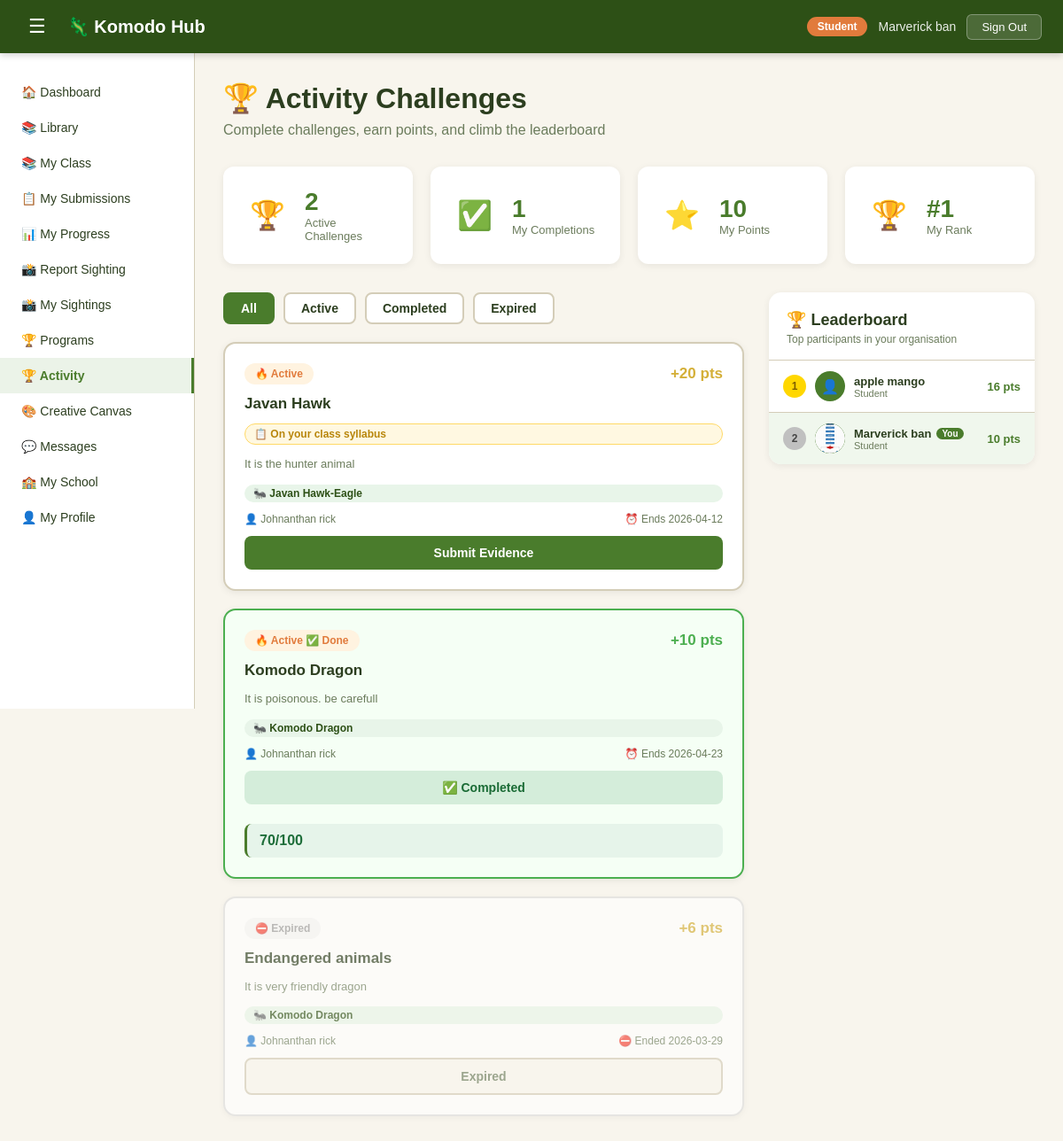
The app's page /activities (signed in) with its own data.
### tables this page shows
CREATE TABLE user(
    user_id INTEGER PRIMARY KEY AUTOINCREMENT,
    fullname TEXT NOT NULL,
    email TEXT NOT NULL,
    role TEXT,
    password TEXT NOT NULL,
    organization_id INTEGER, avatar TEXT, phone TEXT, location TEXT, created_at TIMESTAMP DEFAULT '2025-01-01', status TEXT DEFAULT 'active', points INTEGER DEFAULT 0,
    FOREIGN KEY (organization_id) REFERENCES organization(organization_id)
);

CREATE TABLE challenge (
    challenge_id INTEGER PRIMARY KEY AUTOINCREMENT,
    title TEXT NOT NULL,
    description TEXT NOT NULL,
    points INTEGER NOT NULL DEFAULT 10,
    duration_days INTEGER NOT NULL DEFAULT 7,
    deadline TIMESTAMP NOT NULL,
    species_focus TEXT,
    created_by INTEGER NOT NULL,
    organization_id INTEGER NOT NULL,
    created_at TIMESTAMP DEFAULT CURRENT_TIMESTAMP,
    FOREIGN KEY (created_by) REFERENCES user(user_id),
    FOREIGN KEY (organization_id) REFERENCES organization(organization_id)
);

### app.py (the view, shortened to what this page needs)
@app.route('/activities')
def get_activities():
    if 'user_id' not in session:
        return redirect(url_for('login_get'))
    user = db.fetch_one('SELECT * FROM user WHERE user_id = ?', (session['user_id'],))
    org_id = session.get('organization_id')
    now = datetime.now().strftime('%Y-%m-%d %H:%M:%S')
    now = datetime.now().strftime('%Y-%m-%d %H:%M:%S')
    if session['role'] in ['teacher', 'school-admin', 'principal', 'community-admin']:
        sql = '''
            SELECT c.*,
                u.fullname as creator_name,
                (SELECT COUNT(*) FROM challenge_submission cs
                    WHERE cs.challenge_id = c.challenge_id) as submission_count,
                NULL as my_submission_id,
                CASE WHEN c.deadline < ? THEN 'expired' ELSE 'active' END as status
            FROM challenge c
            JOIN user u ON c.created_by = u.user_id
            WHERE c.organization_id = ?
            ORDER BY c.created_at DESC
        '''
        challenges = db.fetch_query(sql, (now, org_id))
    elif session['role'] == 'student':
        sql = '''
            SELECT c.*,
                u.fullname as creator_name,
                (SELECT COUNT(*) FROM challenge_submission cs
                    WHERE cs.challenge_id = c.challenge_id) as submission_count,
                (SELECT submission_id FROM challenge_submission cs
                    WHERE cs.challenge_id = c.challenge_id AND cs.student_id = ?) as my_submission_id,
                (SELECT ag.score FROM challenge_submission cs
                    JOIN assessment_grade ag ON ag.submission_id = cs.submission_id
                    WHERE cs.challenge_id = c.challenge_id AND cs.student_id = ?) as my_score,
                (SELECT ag.feedback FROM challenge_submission cs
                    JOIN assessment_grade ag ON ag.submission_id = cs.submission_id
                    WHERE cs.challenge_id = c.challenge_id AND cs.student_id = ?) as my_feedback,
                CASE WHEN c.deadline < ? THEN 'expired' ELSE 'active' END as status,
                -- NEW: check if this challenge is in the student's class syllabus
                CASE WHEN EXISTS (
                    SELECT 1 FROM syllabus_activity sa
                    JOIN syllabus_topic st ON sa.topic_id = st.topic_id
                    JOIN class_enrollment ce ON ce.class_id = st.class_id
                    WHERE sa.linked_challenge_id = c.challenge_id
                    AND ce.student_id = ?
                ) THEN 1 ELSE 0 END as is_in_syllabus
            FROM challenge c
            JOIN user u ON c.created_by = u.user_id
            JOIN challenge_class cc ON cc.challenge_id = c.challenge_id
            JOIN class_enrollment ce ON ce.class_id = cc.class_id AND ce.student_id = ?
            WHERE c.organization_id = ?
            GROUP BY c.challenge_id
            ORDER BY c.created_at DESC
        '''
        challenges = db.fetch_query(sql, (
            session['user_id'], session['user_id'], session['user_id'],
            now,
            session['user_id'],  # ← new param for is_in_syllabus
            session['user_id'], org_id,
        ))
    else:
        challenges = []
    active_count = sum(1 for c in challenges if c['status'] == 'active')
    if session['role'] in ['student', 'community-member']:
        completed_count = db.fetch_one(
            'SELECT COUNT(*) as count FROM challenge_submission WHERE student_id = ?',
            (session['user_id'],)
        )['count']
        points = user['points'] or 0
    leaderboard = db.fetch_query(
        '''SELECT fullname, points, avatar, role FROM user
           WHERE organization_id = ? AND role IN ('student', 'community-member')
           ORDER BY points DESC LIMIT 10''',
        (org_id,)
    )
    species = db.fetch_query('SELECT common_name FROM species ORDER BY common_name')
    challenges_list = [dict(c) for c in challenges]
    if session['role'] in ['teacher', 'school-admin', 'principal']:
        for c in challenges_list:
            rows = db.fetch_query('''
                SELECT DISTINCT cl.name as class_name
                FROM syllabus_activity sa
                JOIN syllabus_topic st ON sa.topic_id = st.topic_id
                JOIN class cl ON st.class_id = cl.class_id
                WHERE sa.linked_challenge_id = ?
                AND cl.teacher_id = ?
            ''', (c['challenge_id'], session['user_id']))
            c['linked_classes'] = [r['class_name'] for r in rows]
    else:
        challenges_list = challenges_list  # already dicts, no linked_classes needed
    return render_template('shared/activity.html',
        user=user,
        challenges=challenges_list,
        active_count=active_count,
        completed_count=completed_count,
        points=points,
        leaderboard=leaderboard,
        species=species
    )

### templates/shared/activity.html (shortened to what this page needs)
<!DOCTYPE html>
<html lang="en">
<head>
    <link rel="stylesheet" href="{{ url_for('static', filename='css/style.css') }}">
    <link rel="stylesheet" href="{{ url_for('static', filename='css/dashboard.css') }}">
    <link rel="stylesheet" href="{{ url_for('static', filename='css/tabs/activity.css') }}">
</head>
<body class="dashboard-body">
    {% include 'shared/navbar.html' %}
    <div class="dash-layout">
        {% include 'shared/sidebar.html' %}
        <main class="dash-main">
            <div class="page-header">
                <h1>&#127942; Activity Challenges</h1>
                <p>
                    {% if user['role'] in ['teacher', 'community-admin'] %}
                        Create challenges and track participant progress
                    {% else %}
                        Complete challenges, earn points, and climb the leaderboard
                    {% endif %}
                </p>
            </div>
            <div class="activity-stats">
                <div class="stat-box">
                    <div class="stat-icon">&#127942;</div>
                    <div class="stat-info">
                        <div class="stat-number">{{ active_count }}</div>
                        <div class="stat-label">Active Challenges</div>
                    </div>
                </div>
                <div class="stat-box">
                    <div class="stat-icon">&#9989;</div>
                    <div class="stat-info">
                        <div class="stat-number">{{ completed_count }}</div>
                        <div class="stat-label">
                            {% if user['role'] in ['teacher', 'community-admin', 'school-admin', 'principal'] %}
                                Total Submissions
                            {% else %}
                                My Completions
                            {% endif %}
                        </div>
                    </div>
                </div>
                {% if user['role'] in ['student', 'community-member'] %}
                <div class="stat-box">
                    <div class="stat-icon">&#11088;</div>
                    <div class="stat-info">
                        <div class="stat-number">{{ points }}</div>
                        <div class="stat-label">My Points</div>
                    </div>
                </div>
                <div class="stat-box">
                    <div class="stat-icon">&#127942;</div>
                    <div class="stat-info">
                        <div class="stat-number">#{{ leaderboard | selectattr('user_id', 'defined') | list | length + 1 }}</div>
                        <div class="stat-label">My Rank</div>
                    </div>
                </div>
                {% endif %}
            </div>
            <div class="activity-layout">
                <div class="challenges-section">
                    <div class="challenge-filters">
                        <button class="filter-btn active" data-filter="all" onclick="filterChallenges('all', this)">All</button>
                        <button class="filter-btn" data-filter="active" onclick="filterChallenges('active', this)">Active</button>
                        {% if user['role'] in ['student', 'community-member'] %}
                        <button class="filter-btn" data-filter="completed" onclick="filterChallenges('completed', this)">Completed</button>
                        {% endif %}
                        <button class="filter-btn" data-filter="expired" onclick="filterChallenges('expired', this)">Expired</button>
                    </div>
                    <div class="challenges-container" id="challenges-container">
                        {% for c in challenges %}
                        <div class="challenge-card {{ c['status'] }} {% if c.get('my_submission_id') %}done{% endif %}"
                             data-status="{{ c['status'] }}"
                             data-done="{{ '1' if c.get('my_submission_id') else '0' }}"
                             id="challenge-card-{{ c['challenge_id'] }}">
                            <div class="challenge-header">
                                <div class="challenge-badge {{ c['status'] }}-badge">
                                    {% if c['status'] == 'active' %}&#128293; Active
                                    {% elif c['status'] == 'expired' %}&#9940; Expired
                                    {% endif %}
                                    {% if c.get('my_submission_id') %}&#9989; Done{% endif %}
                                </div>
                                <div class="challenge-points {% if c.get('my_submission_id') %}earned{% endif %}">
                                    +{{ c['points'] }} pts
                                </div>
                            </div>
                            <h3 class="challenge-title">{{ c['title'] }}</h3>
                            {% if user['role'] == 'student' and c.get('is_in_syllabus') %}
                            <span class="challenge-syllabus-tag">📋 On your class syllabus</span>
                            {% endif %}
                            <p class="challenge-description">{{ c['description'] }}</p>
                            {% if c['species_focus'] %}
                            <span class="challenge-species-tag">&#128028; {{ c['species_focus'] }}</span>
                            {% endif %}
                            <div class="challenge-meta">
                                <span>&#128100; {{ c['creator_name'] }}</span>
                                {% if c['status'] == 'active' %}
                                <span>&#9200; Ends {{ c['deadline'][:10] }}</span>
                                {% else %}
                                <span>&#9940; Ended {{ c['deadline'][:10] }}</span>
                                {% endif %}
                            </div>
                            {% if user['role'] in ['student', 'community-member'] %}
                                {% if c.get('my_submission_id') %}
                                    <button class="btn-challenge btn-done" disabled>&#9989; Completed</button>
                                    {% if c.get('my_score') is not none %}
                                    <div class="student-grade-display">
                                        <span class="grade-score">{{ c['my_score'] }}/100</span>
                                    </div>
                                    {% else %}
                                    <p class="grade-pending">📋 Awaiting teacher assessment</p>
                                    {% endif %}
                                {% elif c['status'] == 'active' %}
                                <button class="btn-challenge btn-submit"
                                        onclick="openSubmitModal({{ c['challenge_id'] }}, '{{ c['title'] | replace("'", "\'") }}', {{ c['points'] }})">
                                    Submit Evidence
                                </button>
                                {% else %}
                                <button class="btn-challenge btn-expired" disabled>Expired</button>
                                {% endif %}
                            {% endif %}
                        </div>
                        {% endfor %}
                    </div>
                </div>
                <div class="leaderboard-section">
                    <div class="leaderboard-card">
                    <h3 class="leaderboard-title">&#127942; Leaderboard</h3>
                    <p class="leaderboard-subtitle">Top participants in your organisation</p>
                    <div class="leaderboard-list">
                        {% for p in leaderboard %}
                        <div class="leaderboard-item {% if p['fullname'] == user['fullname'] %}is-me{% endif %}">
                            <span class="leaderboard-rank
                                {% if loop.index == 1 %}rank-gold
                                {% elif loop.index == 2 %}rank-silver
                                {% elif loop.index == 3 %}rank-bronze
                                {% endif %}">
                                {{ loop.index }}
                            </span>
                            <div class="leaderboard-avatar">
                                {% if p['avatar'] %}
                                    <img src="{{ url_for('static', filename=p['avatar']) }}"
                                        style="width:100%;height:100%;object-fit:cover;border-radius:50%;">
                                {% else %}
                                    👤
                                {% endif %}
                            </div>
                            <div class="leaderboard-info">
                                <span class="leaderboard-name">
                                    {{ p['fullname'] }}
                                    {% if p['fullname'] == user['fullname'] %}
                                    <span class="you-tag">You</span>
                                    {% endif %}
                                </span>
                                <span class="leaderboard-role">{{ p['role'].replace('-',' ').title() }}</span>
                            </div>
                            <span class="leaderboard-points">{{ p['points'] or 0 }} pts</span>
                        </div>
                        {% else %}
                        <div style="padding:32px; text-align:center; color:var(--text-muted); font-size:14px;">
                            No participants yet.
                        </div>
                        {% endfor %}
                    </div>
                </div>
                </div>
            </div>
        </main>
    </div>
</body>
</html>

### templates/shared/navbar.html
    <nav class="dash-nav">
        <div class="dash-nav-left">
            <button class="sidebar-toggle" onclick="toggleSidebar()">&#9776;</button>
            <a href="/dashboard/{{ user['role'] }}" class="dash-logo">&#129422; Komodo Hub</a>
        </div>
        <div class="dash-nav-right">
            <span class="nav-role-badge">{{ user['role'].replace('-', ' ').title() }}</span>
            <span class="nav-username">{{ user['fullname'] }}</span>
            <button class="btn-signout" onclick="signOut()">Sign Out</button>
        </div>
    </nav>

### records on screen
user: role.replace "Student", fullname "Marverick ban", avatar (picture), shows "You", points "10"
challenge: shows "🔥 Active", points "20", title "Javan Hawk", shows "📋 On your class syllabus", description "It is the hunter animal", species_focus "Javan Hawk-Eagle", creator_name "Johnanthan rick", deadline "2026-04-12"
challenge: shows "🔥 Active", shows "✅ Done", points "10", title "Komodo Dragon", description "It is poisonous. be carefull", species_focus "Komodo Dragon", creator_name "Johnanthan rick", deadline "2026-04-23", my_score "70"
challenge: shows "⛔ Expired", points "6", title "Endangered animals", description "It is very friendly dragon", species_focus "Komodo Dragon", creator_name "Johnanthan rick", deadline "2026-03-29"
user: fullname "apple mango", role.replace "Student", points "16"

### other values on screen
{{ active_count }} "2"
{{ completed_count }} "1"
{{ points }} "10"
{{ leaderboard | selectattr('user_id', 'defined') | list | length + 1 }} "1"
